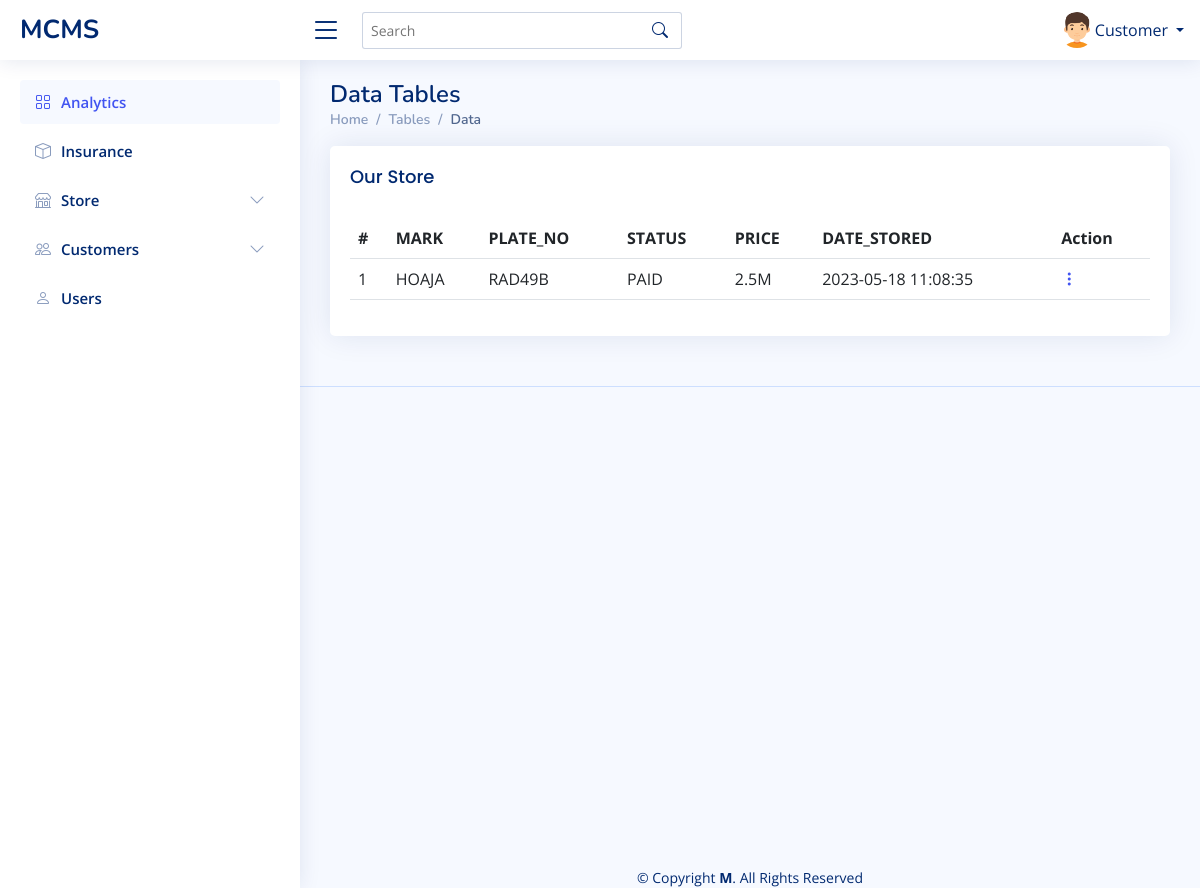
/Dashboard/Admin/paid_m.php (signed in), run on the app's committed database.
### tables this page shows
CREATE TABLE `store` (
  `s_id` int(11) NOT NULL,
  `mark` varchar(250) NOT NULL,
  `plate_no` varchar(100) NOT NULL,
  `status` varchar(100) NOT NULL,
  `price` varchar(100) NOT NULL,
  `requ` varchar(100) NOT NULL,
  `appr` int(11) NOT NULL,
  `datestored` timestamp NOT NULL DEFAULT current_timestamp() ON UPDATE current_timestamp(),
  `stat` varchar(200) NOT NULL DEFAULT 'Normal'
);

### Dashboard/Admin/paid_m.php (the view, shortened to what this page needs)
<?php
            include 'navbar.php';
?>
  <main id="main" class="main">
    <div class="pagetitle">
      <h1>Data Tables</h1>
      <nav>
        <ol class="breadcrumb">
          <li class="breadcrumb-item"><a href="index.php">Home</a></li>
          <li class="breadcrumb-item">Tables</li>
          <li class="breadcrumb-item active">Data</li>
        </ol>
      </nav>
    </div>
    <section class="section">
      <div class="row">
        <div class="col-lg-12">
          <div class="card">
            <div class="card-body">
              <h5 class="card-title">Our Store</h5>
              <?php
          echo"
              <table class='table datatable'>
                <thead>
                  <tr>
                    <th scope='col'>#</th>
                    <th scope='col'>MARK</th>
                    <th scope='col'>PLATE_NO</th>
                    <th scope='col'>STATUS</th>
                    <th scope='col'>PRICE</th>
                    <th scope='col'>DATE_STORED</th>
                    <th scope='col'>Action</th>
                    </thead>";
                $count = 1;
                $fetch = mysqli_query($conn,"select * from store where status='paid'");
                while($row = mysqli_fetch_array($fetch))
                {
                 echo"<tr>";
                 echo"<td>".$count."</td>";
                 echo"<td>".$row['mark']."</td>";
                 echo"<td>".$row['plate_no']."</td>";
                 echo"<td>".$row['status']."</td>";
                 echo"<td>".$row['price']."</td>";
                 echo"<td>".$row['datestored']."</td>";
                 echo"<td class='text-right'>".
						"<div class='dropdown'>
						<a href='#' class='action-icon bi bi-three-dots-vertical' data-bs-toggle='dropdown'></a>
						<div class='dropdown-menu dropdown-menu-right'>
						<a class='dropdown-item' href=update_store.php?s_id=".$row['s_id']."><i class='bi bi-pencil'></i> Edit</a>".
						"<a class='dropdown-item' href=delete_store.php?s_id=".$row['s_id']."><i class='bi bi-trash'></i> Delete</a>"."</td>";
            $count = $count + 1;
          }
echo"</table>";
?>
            </div>
          </div>
        </div>
      </div>
    </section>
  </main>
  <?php
  include "../footer.php"
   ?>

### Dashboard/Admin/assets/css/style.css (style rules this page uses)
:root { scroll-behavior: smooth; }
body { font-family: "Open Sans", sans-serif; background: #f6f9ff; color: #444444; }
a { color: #4154f1; text-decoration: none; }
h1, h2, h3, h4, h5, h6 { font-family: "Nunito", sans-serif; }
#main { margin-top: 60px; padding: 20px 30px; transition: all 0.3s; }
.pagetitle { margin-bottom: 10px; }
.pagetitle h1 { font-size: 24px; margin-bottom: 0; font-weight: 600; color: #012970; }
.card { margin-bottom: 30px; border: none; border-radius: 5px; box-shadow: 0px 0 30px rgba(1, 41, 112, 0.1); }
.card-title { padding: 20px 0 15px 0; font-size: 18px; font-weight: 500; color: #012970; font-family: "Poppins", sans-serif; }
.card-body { padding: 0 20px 20px 20px; }
.breadcrumb { font-size: 14px; font-family: "Nunito", sans-serif; color: #899bbd; font-weight: 600; }
.breadcrumb a { color: #899bbd; transition: 0.3s; }
.breadcrumb .breadcrumb-item::before { color: #899bbd; }
.breadcrumb .active { color: #51678f; font-weight: 600; }
@media (min-width: 1200px) { #main, #footer { margin-left: 300px; } }

### data on the page
store: mark "HOAJA", plate_no "RAD49B", status "PAID", price "2.5M", datestored "2023-05-18 11:08:35"

### other printed values
$_SESSION['account_type'] "Customer"
